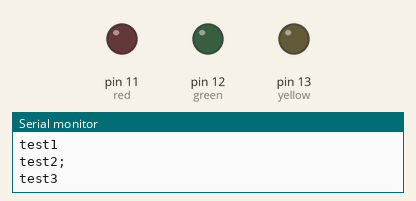
This sketch was run on a simulated Arduino Uno, built with avr-gcc and run on an emulated ATmega328P. Parts: output pins drawn as LEDs (lit = HIGH), the last lines printed to the serial monitor.

Above: at 6.0 s.
At 9.0 s:
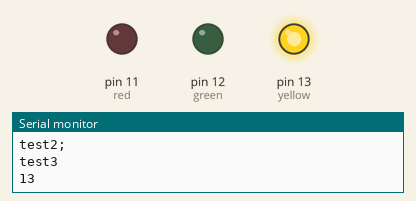
At 11.0 s:
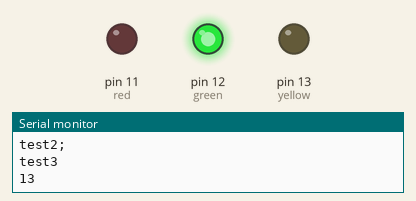
At 13.0 s:
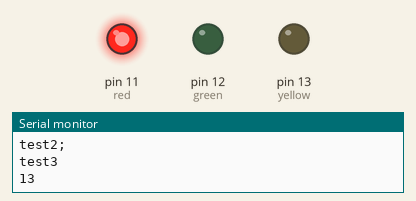
Timing chart, 0 to 17.0 s (numbered marks = the images above):
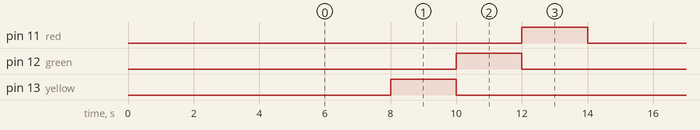

The sketch:

Debug.ino
```cpp
// 寄存器？

int yellow = 13;
int green = 12;
int red = 11;

void setup() {
    pinMode(green, OUTPUT);
    pinMode(yellow, OUTPUT);
    pinMode(red, OUTPUT);
    Serial.begin(9600);
    Serial.print("test1\n");
    delay(2000);
    Serial.println("test2;");
    delay(2000);
}

void loop() {

    Serial.print("test3\n");
    delay(2000);
    Serial.println(yellow);
    delay(2000);


    digitalWrite(yellow, HIGH);
    delay(2000);
    digitalWrite(yellow, LOW);

    digitalWrite(green, HIGH);
    delay(2000);
    digitalWrite(green, LOW);

    digitalWrite(red, HIGH);
    delay(2000);
    digitalWrite(red, LOW);

}
```

Measured:
- by itself, pin 11 (red), pin 12 (green), pin 13 (yellow): alternates HIGH for 2.0 s and LOW for 8.0 s
- by itself, everything shown: repeats every 10.0 s, in 4 steps
